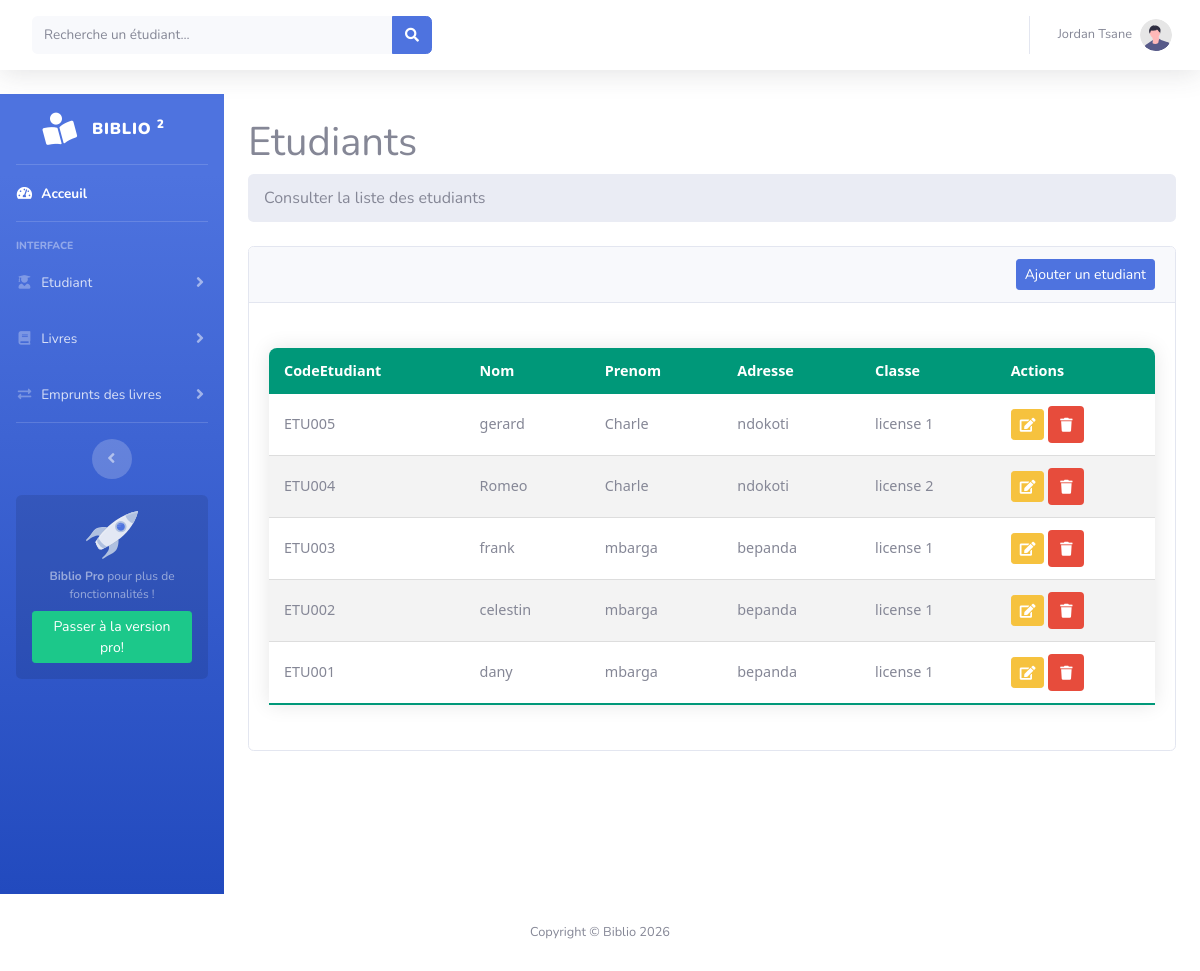
Screenshot of /view/etudiants/index.php with the database file from the repository.
### tables this page shows
CREATE TABLE `etudiant` (
  `code_etudiant` int(11) NOT NULL AUTO_INCREMENT,
  `nom` varchar(255) NOT NULL,
  `prenom` varchar(255) NOT NULL,
  `adresse` varchar(255) NOT NULL,
  `classe` varchar(255) NOT NULL,
  PRIMARY KEY (`code_etudiant`)
);

### view/etudiants/index.php (the view, shortened to what this page needs)
<?php
$host = 'localhost';
$dbname = 'biblio';
$user = 'root';
$pass = '';
$etudiants = [];
try {
    $pdo = new PDO("mysql:host=$host;dbname=$dbname;charset=utf8", $user, $pass);
    $pdo->setAttribute(PDO::ATTR_ERRMODE, PDO::ERRMODE_EXCEPTION);
    $query = "SELECT * FROM etudiant ORDER BY code_etudiant DESC";
    $stmt = $pdo->query($query);
    $etudiants = $stmt->fetchAll(PDO::FETCH_ASSOC);
} catch (PDOException $e) {
    echo '<div class="alert alert-danger m-3">Erreur de base de données : ' . $e->getMessage() . '</div>';
}?>
<!DOCTYPE html>
<html lang="en">
<head>
      <link href="../../vendor/fontawesome-free/css/all.min.css" rel="stylesheet" type="text/css">
    <link href="../../css/biblio-2.css" rel="stylesheet">
</head>
                <nav class="navbar navbar-expand navbar-light bg-white topbar mb-4 static-top shadow">
    <form class="d-none d-sm-inline-block form-inline mr-auto ml-md-3 my-2 my-md-0 mw-100 navbar-search">
    <div class="input-group">
        <input type="text" id="searchInput" class="form-control bg-light border-0 small"
               placeholder="Recherche un étudiant..." aria-label="Search">
        <div class="input-group-append">
            <button class="btn btn-primary" type="button">
                <i class="fas fa-search fa-sm"></i>
            </button>
        </div>
    </div>
</form>
                    <ul class="navbar-nav ml-auto">
                        <li class="nav-item dropdown no-arrow">
                            <a class="nav-link dropdown-toggle" href="#" id="userDropdown" role="button"
                                data-toggle="dropdown" aria-haspopup="true" aria-expanded="false">
                                <span class="mr-2 d-none d-lg-inline text-gray-600 small">Jordan Tsane</span>
                                <img class="img-profile rounded-circle"
                                    src="../../img/undraw_profile.svg">
                            </a>
                        </li>
                    </ul>
                </nav>
    <div style = "display:flex ; flex-direction : row">
<div style="display:flex; flex-direction: row">
    <ul class="navbar-nav bg-gradient-primary sidebar sidebar-dark accordion" id="accordionSidebar">
        <a class="sidebar-brand d-flex align-items-center justify-content-center" href="../../index.php">
            <div class="sidebar-brand-icon rotate-n-15">
                <i class="fas fa-book-reader"></i>
            </div>
            <div class="sidebar-brand-text mx-3" style="font-weight: bolder">Biblio <sup>2</sup></div>
        </a>
        <hr class="sidebar-divider my-0">
        <li class="nav-item active">
            <a class="nav-link" href="../../index.php">
                <i class="fas fa-fw fa-tachometer-alt"></i>
                <span>Acceuil</span>
            </a>
        </li>
        <hr class="sidebar-divider">
        <div class="sidebar-heading">Interface</div>
        <li class="nav-item">
            <a class="nav-link collapsed" href="#" data-toggle="collapse" data-target="#collapseEtudiants"
                aria-expanded="true" aria-controls="collapseEtudiants">
                <i class="fas fa-fw fa-user-graduate"></i> <span>Etudiant</span>
            </a>
        </li>
        <li class="nav-item">
            <a class="nav-link collapsed" href="#" data-toggle="collapse" data-target="#collapseLivres"
                aria-expanded="true" aria-controls="collapseLivres">
                <i class="fas fa-fw fa-book"></i> <span>Livres</span>
            </a>
        </li>
        <li class="nav-item">
            <a class="nav-link collapsed" href="#" data-toggle="collapse" data-target="#collapseEmprunts"
                aria-expanded="true" aria-controls="collapseEmprunts">
                <i class="fas fa-fw fa-exchange-alt"></i> <span>Emprunts des livres</span>
            </a>
        </li>
        <hr class="sidebar-divider">
        <div class="text-center d-none d-md-inline">
            <button class="rounded-circle border-0" id="sidebarToggle"></button>
        </div>
        <div class="sidebar-card d-none d-lg-flex">
            <img class="sidebar-card-illustration mb-2" src="../../img/undraw_rocket.svg" alt="...">
            <p class="text-center mb-2"><strong>Biblio Pro</strong> pour plus de fonctionnalités !</p>
            <a class="btn btn-success btn-sm" href="#">Passer à la version pro!</a>
        </div>
    </ul>
    </div>
    <div class="container-fluid px-4">
        <h1 class="mt-4">Etudiants</h1>
        <ol class="breadcrumb mb-4">
            <li class="breadcrumb-item active">Consulter la liste des etudiants</li>
        </ol>
        <div class="card mb-4">
            <div class="card-header" style="display: flex; justify-content: flex-end">
                <a href="ajouter.php" class="btn btn-primary btn-sm">Ajouter un etudiant</a>
            </div>
            <div class="card-body">
    <table id="datatablesSimple">
        <thead>
            <tr>
            <th>CodeEtudiant</th>
            <th>Nom</th>
            <th>Prenom</th>
            <th>Adresse</th>
            <th>Classe</th>
            <th>Actions</th> </tr>
      </thead>
      <tbody>
                                        <?php if (!empty($etudiants)): ?>
                                            <?php foreach ($etudiants as $etu): ?>
                                                <tr>
                                                    <td>ETU00<?= htmlspecialchars($etu['code_etudiant']) ?></td>
                                                    <td><?= htmlspecialchars($etu['nom']) ?></td>
                                                    <td><?= htmlspecialchars($etu['prenom']) ?></td>
                                                    <td><?= htmlspecialchars($etu['adresse']) ?></td>
                                                    <td><?= htmlspecialchars($etu['classe']) ?></td>
                                                    <td>
                                                        <a href="modifier.php?id=<?= $etu['code_etudiant'] ?>" class="btn btn-warning btn-sm">
                                                            <i class="fas fa-edit"></i>
                                                        </a>
                                                        <a href="supprimer.php?id=<?= $id ?>"
                                                           class="btn btn-danger btn-sm"
                                                           onclick="return confirm('Êtes-vous sûr de vouloir supprimer cet étudiant ?');">
                                                          <i class="fas fa-trash"></i>
                                                        </a>
                                                    </td>
                                                </tr>
                                            <?php endforeach; ?>
                                        <?php else: ?>
                                            <tr>
                                                <td colspan="6" class="text-center">Aucune donnée trouvée.</td>
                                            </tr>
                                        <?php endif; ?>
                                    </tbody>
</table>
            </div>
        </div>
    </div>
</div>
    <footer class="sticky-footer bg-white">
                <div class="container my-auto">
                    <div class="copyright text-center my-auto">
                        <span>Copyright &copy; Biblio 2026</span>
                    </div>
                </div>
            </footer>

### view/etudiants/index.php (style rules this page uses)
#datatablesSimple { width: 100%; border-collapse: collapse; margin: 25px 0; font-size: 0.9em; font-family: 'Segoe UI', Tahoma, Geneva, Verdana, sans-serif; min-width: 400px; box-shadow: 0 0 20px rgba(0, 0, 0, 0.1); border-radius: 8px 8px 0 0; overflow: hidden; }
#datatablesSimple thead tr { background-color: #009879; color: #ffffff; text-align: left; font-weight: bold; }
#datatablesSimple th, #datatablesSimple td { padding: 12px 15px; }
#datatablesSimple tbody tr { border-bottom: 1px solid #dddddd; }
#datatablesSimple tbody tr:nth-of-type(even) { background-color: #f3f3f3; }
#datatablesSimple tbody tr:last-of-type { border-bottom: 2px solid #009879; }
.btn-danger { background-color: #e74c3c; color: white; border: none; padding: 8px 12px; border-radius: 4px; cursor: pointer; transition: background 0.3s ease; }

### rows the page displays
etudiant: code_etudiant "5", nom "gerard", prenom "Charle", adresse "ndokoti", classe "license 1"
etudiant: code_etudiant "4", nom "Romeo", prenom "Charle", adresse "ndokoti", classe "license 2"
etudiant: code_etudiant "3", nom "frank", prenom "mbarga", adresse "bepanda", classe "license 1"
etudiant: code_etudiant "2", nom "celestin", prenom "mbarga", adresse "bepanda", classe "license 1"
etudiant: code_etudiant "1", nom "dany", prenom "mbarga", adresse "bepanda", classe "license 1"
